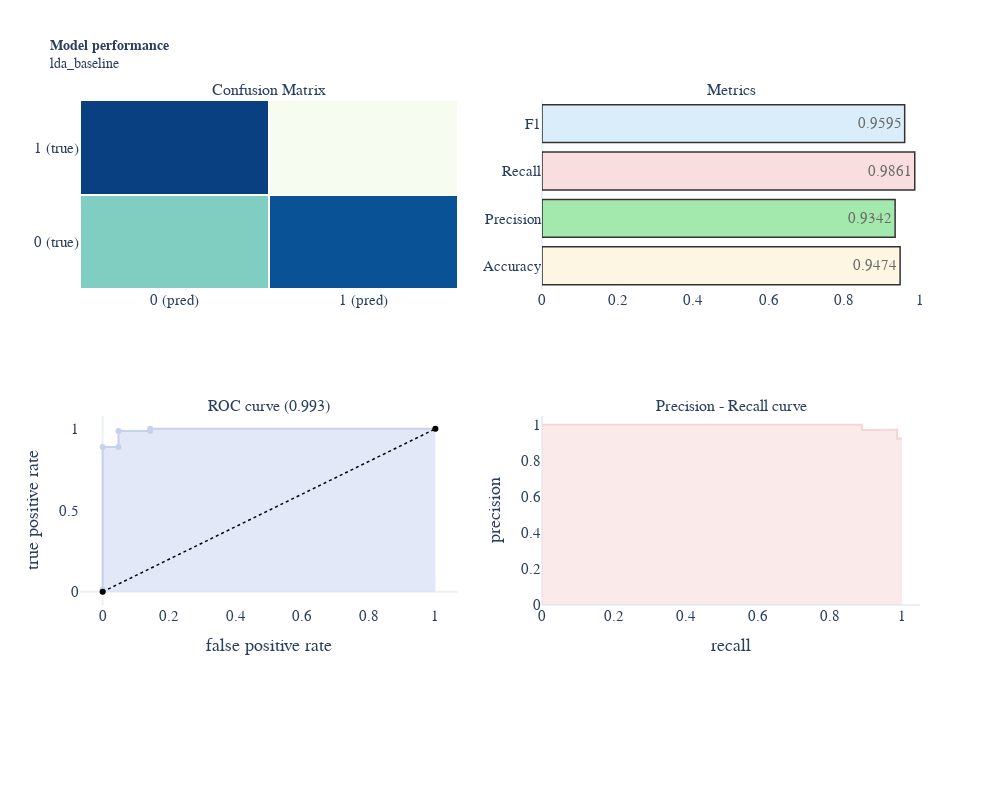

The cell this chart's notebook holds for it:
### Markdown cell above
#### Testing the model

### Code cell
lda_baseline = Pipeline([
    ('scaler', StandardScaler()),
    ('PCA', PCA(n_components=4)),
    ('algo', LinearDiscriminantAnalysis())
    ])

lda_baseline.fit(X_train, y_train)
y_pred = lda_baseline.predict(X_test)
y_score = lda_baseline.predict_proba(X_test)[:,1]

viz.classification_model_performance_plot('lda_baseline', y_test, y_pred, y_score)

### Figure 1 — Plotly figure (JSON) as saved in the notebook; plotly's stock layout.template omitted (floating-point values rounded to 4 significant figures)
{"data": [{"colorscale": [[0, "rgb(247,252,240)"], [0.125, "rgb(224,243,219)"], [0.25, "rgb(204,235,197)"], [0.375, "rgb(168,221,181)"], [0.5, "rgb(123,204,196)"], [0.625, "rgb(78,179,211)"], [0.75, "rgb(43,140,190)"], [0.875, "rgb(8,104,172)"], [1, "rgb(8,64,129)"]], "reversescale": true, "showscale": false, "type": "heatmap", "x": ["0 (pred)", "1 (pred)"], "xaxis": "x", "xgap": 2, "y": ["0 (true)", "1 (true)"], "yaxis": "y", "ygap": 2, "z": [[37, 5], [1, 71]]}, {"marker": {"color": ["rgb(252, 245, 219)", "rgb(141, 227, 152)", "rgb(247, 214, 214)", "rgb(208, 234, 250)"], "line": {"color": "#000000", "width": 1.5}}, "opacity": 0.8, "orientation": "h", "text": [0.9474, 0.9342, 0.9861, 0.9595], "textposition": "auto", "type": "bar", "x": [0.9474, 0.9342, 0.9861, 0.9595], "xaxis": "x2", "y": ["Accuracy", "Precision", "Recall", "F1"], "yaxis": "y2"}, {"fill": "tozeroy", "line": {"color": "rgb(197, 210, 239)", "width": 2}, "name": "Roc : ", "type": "scatter", "x": [0, 0, 0, 0.04762, 0.04762, 0.1429, 0.1429, 1], "xaxis": "x3", "y": [0, 0.01389, 0.8889, 0.8889, 0.9861, 0.9861, 1, 1], "yaxis": "y3"}, {"line": {"color": "black", "dash": "dot", "width": 1.5}, "type": "scatter", "x": [0, 1], "xaxis": "x3", "y": [0, 1], "yaxis": "y3"}, {"fill": "tozeroy", "line": {"color": "rgb(247, 214, 214)", "width": 2}, "name": "Precision[0.92307692 0.92207792 0.93421053 0.94666667 0.95945946 0.97260274\n 0.97222222 0.97183099 0.97142857 0.97101449 0.97058824 0.97014925\n 0.96969697 0.98461538 1.         1.         1.         1.\n 1.         1.         1.         1.         1.         1.\n 1.         1.         1.         1.         1.         1.\n 1.         1.         1.         1.         1.         1.\n 1.         1.         1.         1.         1.         1.\n 1.         1.         1.         1.         1.         1.\n 1.         1.         1.         1.         1.         1.\n 1.         1.         1.         1.         1.         1.\n 1.         1.         1.         1.         1.         1.\n 1.         1.         1.         1.         1.         1.\n 1.         1.         1.         1.         1.         1.\n 1.        ]", "type": "scatter", "x": [1, 0.9861, 0.9861, 0.9861, 0.9861, 0.9861, 0.9722, 0.9583, 0.9444, 0.9306, 0.9167, 0.9028, 0.8889, 0.8889, 0.8889, 0.875, 0.8611, 0.8472, 0.8333, 0.8194, 0.8056, 0.7917, 0.7778, 0.7639, 0.75, 0.7361, 0.7222, 0.7083, 0.6944, 0.6806, 0.6667, 0.6528, 0.6389, 0.625, 0.6111, 0.5972, 0.5833, 0.5694, 0.5556, 0.5417, 0.5278, 0.5139, 0.5, 0.4861, 0.4722, 0.4583, 0.4444, 0.4306, 0.4167, 0.4028, 0.3889, 0.375, 0.3611, 0.3472, 0.3333, 0.3194, 0.3056, 0.2917, 0.2778, 0.2639, 0.25, 0.2361, 0.2222, 0.2083, 0.1944, 0.1806, 0.1667, 0.1528, 0.1389, 0.125, 0.1111, 0.09722, 0.08333, 0.06944, 0.05556, 0.04167, 0.02778, 0.01389, 0], "xaxis": "x4", "y": [0.9231, 0.9221, 0.9342, 0.9467, 0.9595, 0.9726, 0.9722, 0.9718, 0.9714, 0.971, 0.9706, 0.9701, 0.9697, 0.9846, 1, 1, 1, 1, 1, 1, 1, 1, 1, 1, 1, 1, 1, 1, 1, 1, 1, 1, 1, 1, 1, 1, 1, 1, 1, 1, 1, 1, 1, 1, 1, 1, 1, 1, 1, 1, 1, 1, 1, 1, 1, 1, 1, 1, 1, 1, 1, 1, 1, 1, 1, 1, 1, 1, 1, 1, 1, 1, 1, 1, 1, 1, 1, 1, 1], "yaxis": "y4"}], "layout": {"annotations": [{"font": {"size": 16}, "showarrow": false, "text": "Confusion Matrix", "x": 0.225, "xanchor": "center", "xref": "paper", "y": 1, "yanchor": "bottom", "yref": "paper"}, {"font": {"size": 16}, "showarrow": false, "text": "Metrics", "x": 0.775, "xanchor": "center", "xref": "paper", "y": 1, "yanchor": "bottom", "yref": "paper"}, {"font": {"size": 16}, "showarrow": false, "text": "ROC curve (0.993)", "x": 0.225, "xanchor": "center", "xref": "paper", "y": 0.375, "yanchor": "bottom", "yref": "paper"}, {"font": {"size": 16}, "showarrow": false, "text": "Precision - Recall curve", "x": 0.775, "xanchor": "center", "xref": "paper", "y": 0.375, "yanchor": "bottom", "yref": "paper"}], "autosize": false, "height": 800, "margin": {"b": 195}, "showlegend": false, "title": {"font": {"size": 14}, "text": "<b>Model performance</b><br>lda_baseline"}, "width": 1000, "xaxis": {"anchor": "y", "domain": [0, 0.45]}, "xaxis2": {"anchor": "y2", "domain": [0.55, 1], "range": [0, 1]}, "xaxis3": {"anchor": "y3", "domain": [0, 0.45], "title": {"text": "false positive rate"}}, "xaxis4": {"anchor": "y4", "domain": [0.55, 1], "range": [0, 1.05], "title": {"text": "recall"}}, "yaxis": {"anchor": "x", "domain": [0.625, 1]}, "yaxis2": {"anchor": "x2", "domain": [0.625, 1]}, "yaxis3": {"anchor": "x3", "domain": [0, 0.375], "title": {"text": "true positive rate"}}, "yaxis4": {"anchor": "x4", "domain": [0, 0.375], "range": [0, 1.05], "title": {"text": "precision"}}}}
